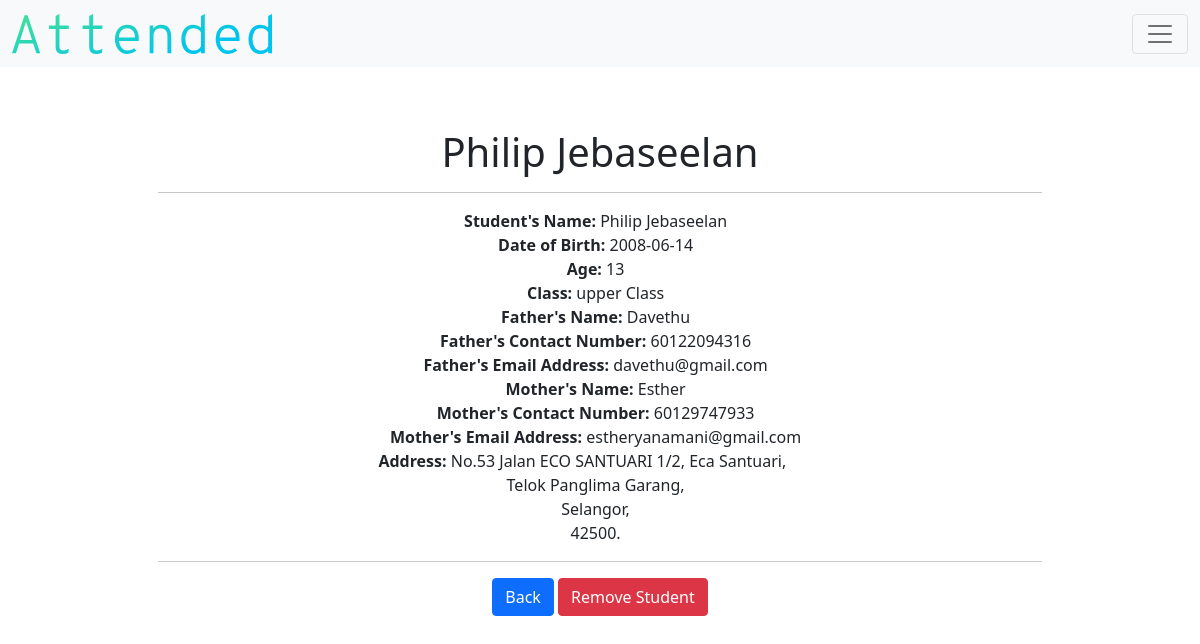
/detail_student/1 (signed in), run on an earlier commit of the app's database.
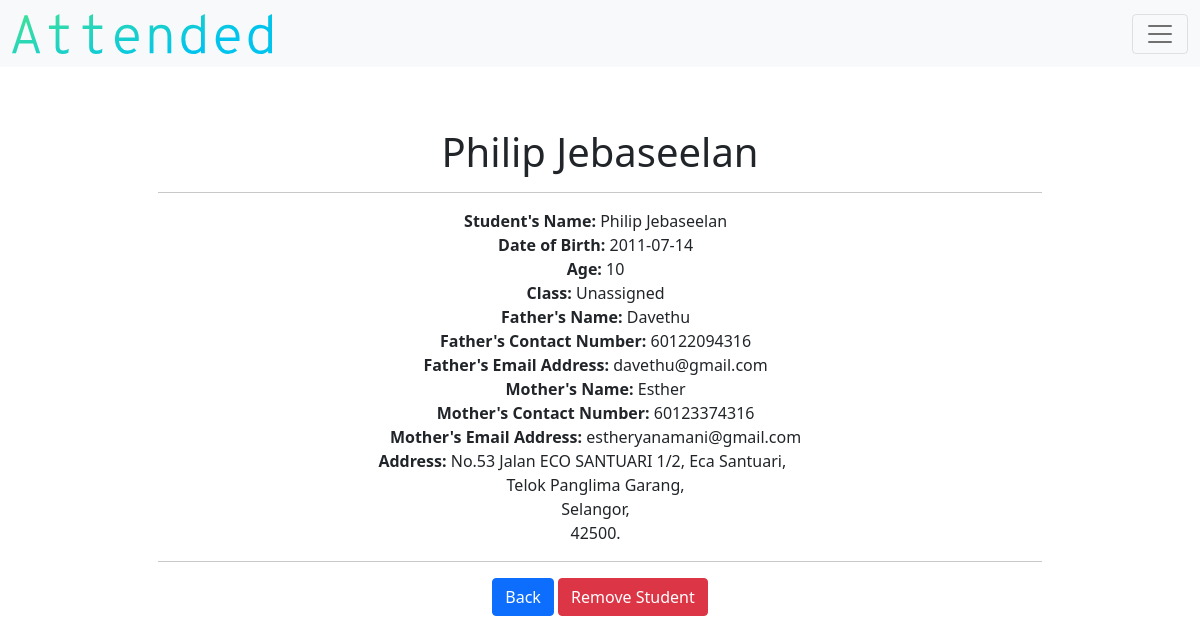
And on a later commit of the database.
### models.py (models this page shows)
class Student(db.Model):
    __tablename__ = "student"
    id = db.Column(db.Integer, primary_key=True)
    teacher_id = db.Column(db.Integer, db.ForeignKey("teacher.id"))
    class_id = db.Column(db.Integer, nullable=True, default=0)
    name = db.Column(db.String(), nullable=False)
    birth = db.Column(db.String(),nullable=False)
    age = db.Column(db.Integer(), nullable=False)
    parent = db.Column(db.String(), nullable=True)
    parent2 = db.Column(db.String(), nullable=True)
    number = db.Column(db.Integer, nullable=True)
    number2 = db.Column(db.Integer, nullable=True)
    email = db.Column(db.String(), nullable=True)
    email2 = db.Column(db.String(), nullable=True)
    address = db.Column(db.String(), nullable=False)
    city = db.Column(db.String(), nullable=False)
    state = db.Column(db.String(), nullable=False)
    postcode = db.Column(db.Integer, nullable=False)
    attend_count = db.Column(db.Integer, nullable=True, default=0)
    student_attends = db.relationship("Attendance", backref="student_attend")

class Class(db.Model):
    __tablename__ = "class"
    id = db.Column(db.Integer, primary_key=True)
    teacher_id = db.Column(db.Integer, db.ForeignKey("teacher.id"))
    name = db.Column(db.String(), nullable=False)
    lowest_age = db.Column(db.Integer, nullable=False)
    highest_age = db.Column(db.Integer, nullable=False)
    student_count = db.Column(db.Integer, default=0)
    attendance_count = db.Column(db.Integer, default=0)
    class_attends = db.relationship("Attendance", backref="class_attend")

### application.py (the view)
@app.route("/detail_student/<string:id>")
def student(id):
    if not current_user.is_authenticated:
        return redirect("/login")
    else:
        teacher = current_user.get_id()
        student_object = Student.query.filter_by(id=id, teacher_id=teacher)
        class_object = Class.query.all()
        return render_template("detail-student.html", students = student_object, classes=class_object)

### application.py (called while the page is built)
@login.user_loader
def load_user(id):
    return Teacher.query.get(id)

### templates/detail-student.html (shortened to what this page needs)
{% extends "layout.html" %}
{% block main %}
    {% for student in students %}
        <h1>{{student.name}}</h1>
        <hr>
            <div class="col-4" id="detail-col4">
                <b>Student's Name:</b> {{student.name}}
            </div>
            <div class="col-4" id="detail-col4">
                <b>Date of Birth:</b> {{student.birth}}
            </div>
            <div class="col-4" id="detail-col4">
                <b>Age:</b> {{student.age}}
            </div>
            <div class="col-4" id="detail-col4">
                 {% if student.class_id == 0 %}
                     <b>Class:</b> Unassigned
                 {% else %}
                    {% for class in classes %}
                        {% if class.id == student.class_id %}
                            <b>Class:</b> {{class.name}}
                        {% endif %}
                    {% endfor %}
                 {% endif %}
            </div>
            {% if student.parent == None %}
                <div class="col-4" id="detail-col4">
                    <b>Mother's Name:</b> {{student.parent2}}
                </div>
                <div class="col-4" id="detail-col4">
                    <b>Mother's Contact Number:</b> {{student.number2}}
                </div>
                <div class="col-4" id="detail-col4">
                    <b>Mother's Email Address:</b> {{student.email2}}
                </div>
            {% else %}
                <div class="col-4" id="detail-col4">
                    <b>Father's Name:</b> {{student.parent}}
                </div>
                <div class="col-4" id="detail-col4">
                    <b>Father's Contact Number:</b> {{student.number}}
                </div>
                <div class="col-4" id="detail-col4">
                    <b>Father's Email Address:</b> {{student.email}}
                </div>
                <div class="col-4" id="detail-col4">
                    <b>Mother's Name:</b> {{student.parent2}}
                </div>
                <div class="col-4" id="detail-col4">
                    <b>Mother's Contact Number:</b> {{student.number2}}
                </div>
                <div class="col-4" id="detail-col4">
                    <b>Mother's Email Address:</b> {{student.email2}}
                </div>
            {% endif %}
            <div class="col-6" id="detail-col6">
                <b>Address:</b> {{student.address}},
            </div>
            <div class="col-4" id="detail-col4">
                {{student.city}},
            </div>
            <div class="col-4" id="detail-col4">
                {{student.state}},
            </div>
            <div class="col-4" id="detail-col4">
                {{student.postcode}}.
            </div>
            <hr>
            <div class="col-12" id="detail-col12">
                <a href="/registrar" class="btn btn-primary">Back</a>
                <a href="/delete_student/{{student.id}}" class="btn btn-danger">Remove Student</a>
            </div>
    {% endfor %}
{% endblock %}

What changed in the data, as far as the page shows it:
changed Student "Philip Jebaseelan": loses Class (name "upper Class"); birth "2008-06-14" → "2011-07-14"; age "13" → "10"; number2 "60129747933" → "60123374316"; now shows "Class: Unassigned"
